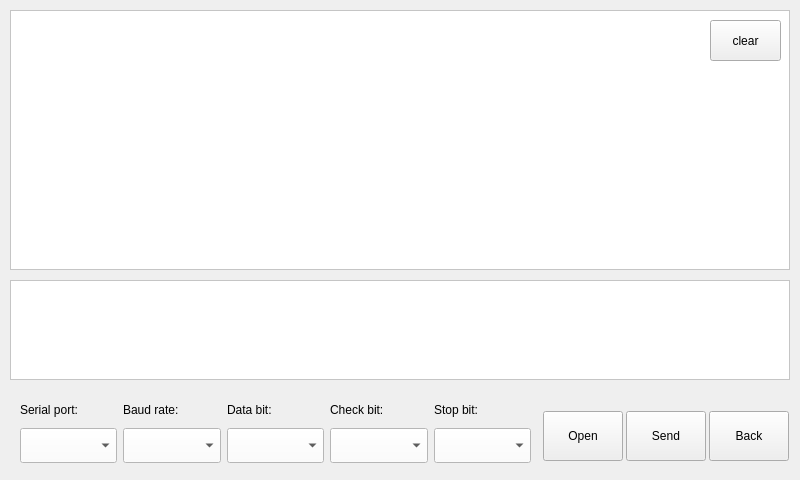
<?xml version="1.0" encoding="UTF-8"?>
<ui version="4.0">
 <class>uart</class>
 <widget class="QMainWindow" name="uart">
  <property name="geometry">
   <rect>
    <x>0</x>
    <y>0</y>
    <width>800</width>
    <height>480</height>
   </rect>
  </property>
  <property name="windowTitle">
   <string>MainWindow</string>
  </property>
  <property name="styleSheet">
   <string notr="true"/>
  </property>
  <widget class="QWidget" name="centralwidget">
   <property name="styleSheet">
    <string notr="true"/>
   </property>
   <widget class="QTextBrowser" name="rx_browser">
    <property name="geometry">
     <rect>
      <x>10</x>
      <y>10</y>
      <width>780</width>
      <height>260</height>
     </rect>
    </property>
    <property name="whatsThis">
     <string>&lt;html&gt;&lt;head/&gt;&lt;body&gt;&lt;p&gt;接收到的消息&lt;/p&gt;&lt;/body&gt;&lt;/html&gt;</string>
    </property>
    <property name="styleSheet">
     <string notr="true">background-color:#FFFFFF;</string>
    </property>
    <property name="html">
     <string>&lt;!DOCTYPE HTML PUBLIC &quot;-//W3C//DTD HTML 4.0//EN&quot; &quot;http://www.w3.org/TR/REC-html40/strict.dtd&quot;&gt;
&lt;html&gt;&lt;head&gt;&lt;meta name=&quot;qrichtext&quot; content=&quot;1&quot; /&gt;&lt;style type=&quot;text/css&quot;&gt;
p, li { white-space: pre-wrap; }
&lt;/style&gt;&lt;/head&gt;&lt;body style=&quot; font-family:'Ubuntu'; font-size:11pt; font-weight:400; font-style:normal;&quot;&gt;
&lt;p style=&quot;-qt-paragraph-type:empty; margin-top:0px; margin-bottom:0px; margin-left:0px; margin-right:0px; -qt-block-indent:0; text-indent:0px;&quot;&gt;&lt;br /&gt;&lt;/p&gt;&lt;/body&gt;&lt;/html&gt;</string>
    </property>
   </widget>
   <widget class="QTextEdit" name="tx_edit">
    <property name="geometry">
     <rect>
      <x>10</x>
      <y>280</y>
      <width>780</width>
      <height>100</height>
     </rect>
    </property>
    <property name="styleSheet">
     <string notr="true">background-color:#FFFFFF;</string>
    </property>
    <property name="html">
     <string>&lt;!DOCTYPE HTML PUBLIC &quot;-//W3C//DTD HTML 4.0//EN&quot; &quot;http://www.w3.org/TR/REC-html40/strict.dtd&quot;&gt;
&lt;html&gt;&lt;head&gt;&lt;meta name=&quot;qrichtext&quot; content=&quot;1&quot; /&gt;&lt;style type=&quot;text/css&quot;&gt;
p, li { white-space: pre-wrap; }
&lt;/style&gt;&lt;/head&gt;&lt;body style=&quot; font-family:'Ubuntu'; font-size:11pt; font-weight:400; font-style:normal;&quot;&gt;
&lt;p style=&quot;-qt-paragraph-type:empty; margin-top:0px; margin-bottom:0px; margin-left:0px; margin-right:0px; -qt-block-indent:0; text-indent:0px;&quot;&gt;&lt;br /&gt;&lt;/p&gt;&lt;/body&gt;&lt;/html&gt;</string>
    </property>
   </widget>
   <widget class="QWidget" name="layoutWidget">
    <property name="geometry">
     <rect>
      <x>20</x>
      <y>420</y>
      <width>511</width>
      <height>52</height>
     </rect>
    </property>
    <layout class="QHBoxLayout" name="horizontalLayout">
     <item>
      <widget class="QComboBox" name="port">
       <property name="minimumSize">
        <size>
         <width>0</width>
         <height>35</height>
        </size>
       </property>
       <property name="styleSheet">
        <string notr="true">background-color:#FFFFFF;</string>
       </property>
      </widget>
     </item>
     <item>
      <widget class="QComboBox" name="rate">
       <property name="minimumSize">
        <size>
         <width>0</width>
         <height>35</height>
        </size>
       </property>
       <property name="styleSheet">
        <string notr="true">background-color:#FFFFFF;</string>
       </property>
      </widget>
     </item>
     <item>
      <widget class="QComboBox" name="data_bit">
       <property name="minimumSize">
        <size>
         <width>0</width>
         <height>35</height>
        </size>
       </property>
       <property name="styleSheet">
        <string notr="true">background-color:#FFFFFF;</string>
       </property>
      </widget>
     </item>
     <item>
      <widget class="QComboBox" name="check_bit">
       <property name="minimumSize">
        <size>
         <width>0</width>
         <height>35</height>
        </size>
       </property>
       <property name="styleSheet">
        <string notr="true">background-color: #FFFFFF;</string>
       </property>
      </widget>
     </item>
     <item>
      <widget class="QComboBox" name="stop_bit">
       <property name="minimumSize">
        <size>
         <width>0</width>
         <height>35</height>
        </size>
       </property>
       <property name="styleSheet">
        <string notr="true">background-color:#FFFFFF;</string>
       </property>
      </widget>
     </item>
    </layout>
   </widget>
   <widget class="QWidget" name="layoutWidget">
    <property name="geometry">
     <rect>
      <x>20</x>
      <y>400</y>
      <width>511</width>
      <height>19</height>
     </rect>
    </property>
    <layout class="QHBoxLayout" name="horizontalLayout_2">
     <item>
      <widget class="QLabel" name="label_port">
       <property name="text">
        <string>Serial port:</string>
       </property>
      </widget>
     </item>
     <item>
      <widget class="QLabel" name="label_rate">
       <property name="text">
        <string>Baud rate:</string>
       </property>
      </widget>
     </item>
     <item>
      <widget class="QLabel" name="label_data_bit">
       <property name="text">
        <string>Data bit:</string>
       </property>
      </widget>
     </item>
     <item>
      <widget class="QLabel" name="label_check_bit">
       <property name="text">
        <string>Check bit:</string>
       </property>
      </widget>
     </item>
     <item>
      <widget class="QLabel" name="label_stop_bit">
       <property name="text">
        <string>Stop bit:</string>
       </property>
      </widget>
     </item>
    </layout>
   </widget>
   <widget class="QWidget" name="layoutWidget">
    <property name="geometry">
     <rect>
      <x>540</x>
      <y>410</y>
      <width>254</width>
      <height>52</height>
     </rect>
    </property>
    <layout class="QHBoxLayout" name="horizontalLayout_3">
     <property name="spacing">
      <number>0</number>
     </property>
     <item>
      <widget class="QPushButton" name="open">
       <property name="sizePolicy">
        <sizepolicy hsizetype="Fixed" vsizetype="Fixed">
         <horstretch>0</horstretch>
         <verstretch>0</verstretch>
        </sizepolicy>
       </property>
       <property name="minimumSize">
        <size>
         <width>60</width>
         <height>50</height>
        </size>
       </property>
       <property name="focusPolicy">
        <enum>Qt::NoFocus</enum>
       </property>
       <property name="styleSheet">
        <string notr="true"/>
       </property>
       <property name="text">
        <string>Open</string>
       </property>
      </widget>
     </item>
     <item>
      <widget class="QPushButton" name="send">
       <property name="sizePolicy">
        <sizepolicy hsizetype="Fixed" vsizetype="Fixed">
         <horstretch>0</horstretch>
         <verstretch>0</verstretch>
        </sizepolicy>
       </property>
       <property name="minimumSize">
        <size>
         <width>60</width>
         <height>50</height>
        </size>
       </property>
       <property name="focusPolicy">
        <enum>Qt::NoFocus</enum>
       </property>
       <property name="styleSheet">
        <string notr="true"/>
       </property>
       <property name="text">
        <string>Send</string>
       </property>
      </widget>
     </item>
     <item>
      <widget class="QPushButton" name="uart_back">
       <property name="sizePolicy">
        <sizepolicy hsizetype="Fixed" vsizetype="Fixed">
         <horstretch>0</horstretch>
         <verstretch>0</verstretch>
        </sizepolicy>
       </property>
       <property name="minimumSize">
        <size>
         <width>60</width>
         <height>50</height>
        </size>
       </property>
       <property name="focusPolicy">
        <enum>Qt::NoFocus</enum>
       </property>
       <property name="styleSheet">
        <string notr="true"/>
       </property>
       <property name="text">
        <string>Back</string>
       </property>
      </widget>
     </item>
    </layout>
   </widget>
   <widget class="QPushButton" name="clear">
    <property name="geometry">
     <rect>
      <x>710</x>
      <y>20</y>
      <width>71</width>
      <height>41</height>
     </rect>
    </property>
    <property name="focusPolicy">
     <enum>Qt::NoFocus</enum>
    </property>
    <property name="styleSheet">
     <string notr="true"/>
    </property>
    <property name="text">
     <string>clear</string>
    </property>
   </widget>
  </widget>
 </widget>
 <resources/>
 <connections/>
</ui>
